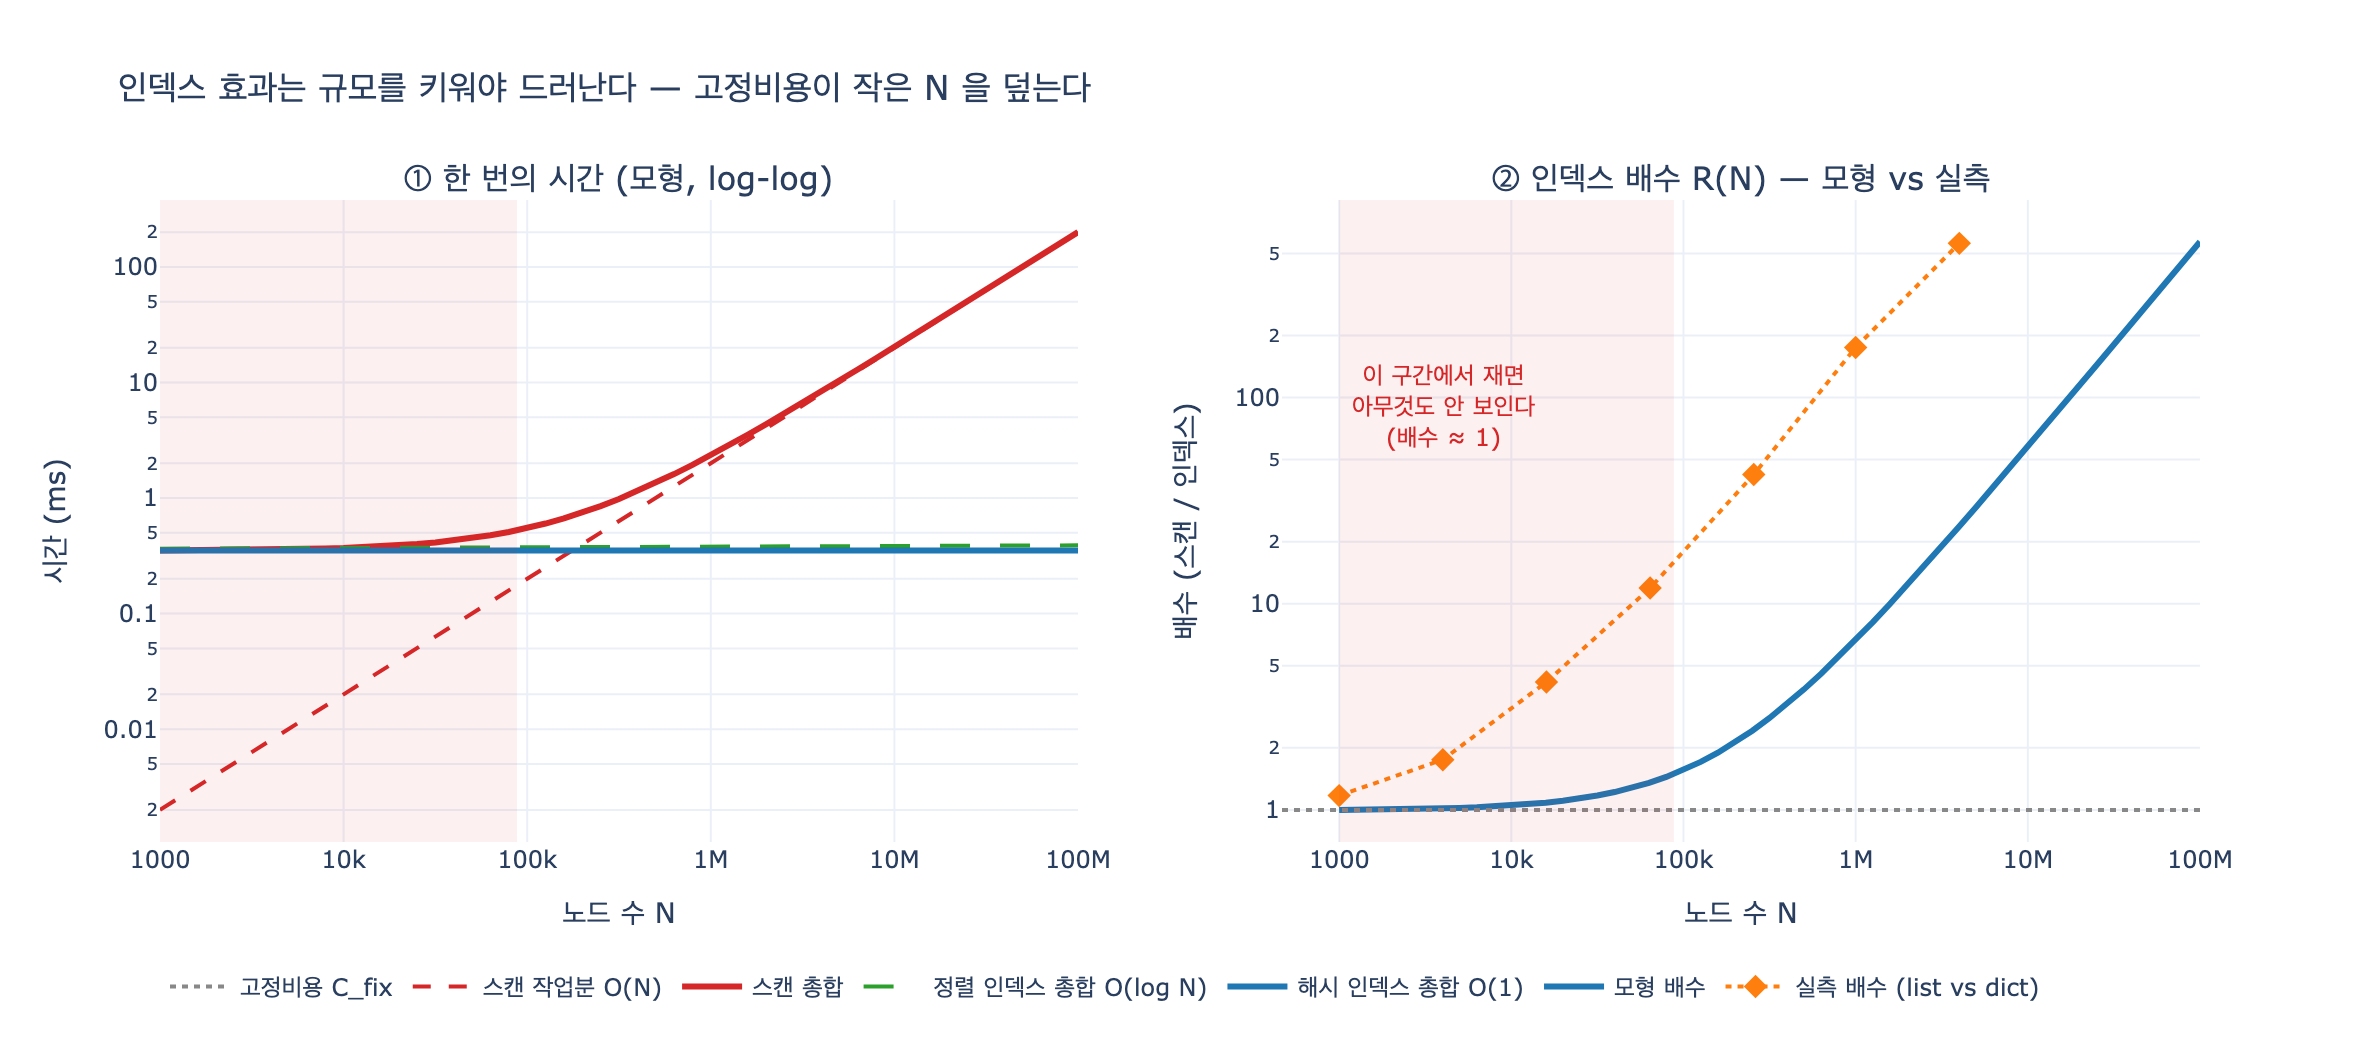

Recreate this plot in Python.
# 필요 패키지: plotly, kaleido  (pip install plotly kaleido)
#   - plotly/kaleido 가 없어도 시뮬레이션·실측 셀은 그대로 돌아간다.
#   - 실제 DB(kuzu 등)는 쓰지 않는다. 순수 파이썬으로 «고정비용 vs 규모비용»만 재현한다.

# %% [markdown]
# # 인덱스 효과를 재려면 규모를 충분히 키워야 한다
#
# **질문** — 인덱스 효과를 재려면 무엇을 주의해야 하는가?
#
# **답** — 규모를 충분히 키워야 한다. 수천 개에서는 파싱 값이 지배해서 아무것도 안 보인다.
#
# ## 모형
#
# 쿼리 한 번의 시간은 두 덩어리로 쪼갤 수 있다.
#
# $$ T(N) \;=\; \underbrace{C_{\text{fix}}}_{\text{파싱 + 플래닝 + 왕복}} \;+\; \underbrace{W(N)}_{\text{실제 탐색}} $$
#
# 여기서 $C_{\text{fix}}$ 는 **N 과 무관한 상수**다. 쿼리 문자열을 토큰으로 쪼개고,
# 플랜을 세우고, 결과를 감싸서 돌려주는 값. 반면 $W(N)$ 만 데이터 규모를 탄다.
#
# | 접근 | $W(N)$ | 비고 |
# |---|---|---|
# | 전체 스캔 | $c_s \cdot N$ | 인덱스 없음. $O(N)$ |
# | 정렬 인덱스 | $c_t \cdot \log_2 N$ | B-tree 탐색. $O(\log N)$ |
# | 해시 인덱스 | $c_h$ | 기본 키 조회. $O(1)$ |
#
# 우리가 재고 싶은 «인덱스 배수»는 이렇게 정의된다.
#
# $$ R(N) \;=\; \frac{T_{\text{scan}}(N)}{T_{\text{index}}(N)}
#          \;=\; \frac{C_{\text{fix}} + c_s N}{C_{\text{fix}} + c_h} $$
#
# 핵심은 분모·분자에 **똑같은 $C_{\text{fix}}$ 가 들어 있다**는 것이다.
# $c_s N \ll C_{\text{fix}}$ 인 구간에서는
#
# $$ \lim_{N \to 0} R(N) \;\approx\; \frac{C_{\text{fix}}}{C_{\text{fix}}} \;=\; 1 $$
#
# 즉 **배수가 1 근처에 붙어 버린다**. 인덱스가 잘 듣고 있어도 측정값에는 안 나타난다.
# 33장 예제 2가 2,000~128,000개에서 배수 1.1을 보고 «어? 인덱스 효과가 없네» 하게 되는
# 이유가 정확히 이것이다.

# %%
import math
import time


def _show(fig):
    try:
        from IPython import get_ipython
        if get_ipython() is not None:
            fig.show()
    except ImportError:
        pass


# 모형 상수 (단위: ms). 실제 임베디드 그래프 DB 를 재 본 대략의 크기다.
C_FIX = 0.35        # 파싱 + 플래닝 + 결과 래핑. N 과 무관한 고정비용
C_SCAN = 2.0e-6     # 노드 하나 훑는 값
C_HASH = 0.002      # 해시 인덱스 한 방 (사실상 상수)
C_TREE = 0.0015     # B-tree 한 레벨당 값


def t_scan(n):
    return C_FIX + C_SCAN * n


def t_hash(n):
    return C_FIX + C_HASH


def t_tree(n):
    return C_FIX + C_TREE * math.log2(max(n, 2))


print(f"고정비용 C_fix = {C_FIX} ms")
print(f"스캔이 고정비용과 같아지는 N = {C_FIX / C_SCAN:,.0f}")
# 출력: 고정비용 C_fix = 0.35 ms
# 출력: 스캔이 고정비용과 같아지는 N = 175,000

# %% [markdown]
# ## 1단계 — 모형으로 배수가 언제 «보이기» 시작하는지 본다
#
# N 을 1,000 부터 1억까지 로그 눈금으로 키우면서 $R(N)$ 을 찍어 본다.

# %%
SIZES = [10**3, 10**4, 10**5, 10**6, 10**7, 10**8]

print(f"{'N':>12}{'스캔 ms':>12}{'해시 ms':>12}{'배수':>10}   {'보이나?':>8}")
print("-" * 60)
model_rows = []
for n in SIZES:
    ts, th = t_scan(n), t_hash(n)
    r = ts / th
    verdict = "안 보임" if r < 1.5 else ("어렴풋" if r < 5 else "명확")
    model_rows.append((n, ts, th, r))
    print(f"{n:>12,}{ts:>12.3f}{th:>12.3f}{r:>9.1f}x   {verdict:>8}")
# 출력:            N     스캔 ms     해시 ms      배수      보이나?
# 출력: ------------------------------------------------------------
# 출력:        1,000       0.352       0.352      1.0x      안 보임
# 출력:       10,000       0.370       0.352      1.1x      안 보임
# 출력:      100,000       0.550       0.352      1.6x       어렴풋
# 출력:    1,000,000       2.350       0.352      6.7x         명확
# 출력:   10,000,000      20.350       0.352     57.8x         명확
# 출력:  100,000,000     200.350       0.352    569.2x         명확

# %% [markdown]
# 1,000개에서 배수는 **1.0배**다. 인덱스가 있으나 없으나 똑같아 보인다.
# 그런데 같은 모형, 같은 상수로 1억 개까지 키우면 **569배**가 된다.
# 인덱스의 성질이 변한 게 아니라, **고정비용에 가려져 있던 것이 드러난 것**뿐이다.
#
# 배수가 $R$ 배로 «보이려면» 필요한 N 은 식을 뒤집어서 구할 수 있다.
#
# $$ N \;\ge\; \frac{(R-1)\,(C_{\text{fix}} + c_h)}{c_s} $$

# %%
def n_for_ratio(r):
    return (r - 1) * (C_FIX + C_HASH) / C_SCAN


for r in (1.1, 2, 5, 10, 100):
    print(f"배수 {r:>5}x 를 보려면 최소 N ≈ {n_for_ratio(r):>15,.0f}")
# 출력: 배수   1.1x 를 보려면 최소 N ≈          17,600
# 출력: 배수     2x 를 보려면 최소 N ≈         176,000
# 출력: 배수     5x 를 보려면 최소 N ≈         704,000
# 출력: 배수    10x 를 보려면 최소 N ≈       1,584,000
# 출력: 배수   100x 를 보려면 최소 N ≈      17,424,000

# %% [markdown]
# 「인덱스가 10배 빠르다」를 눈으로 확인하려면 **150만 건 이상**이 필요하다.
# 수천 건짜리 장난감 데이터로 재고 결론을 내리면 안 되는 이유다.
#
# ## 2단계 — 실측. 리스트 선형 탐색 vs dict 해시 조회
#
# 모형이 아니라 진짜로 재 본다. DB 대신 파이썬 자료구조를 쓴다.
#
# - **스캔** = `list.index(target)` → $O(N)$
# - **인덱스** = `dict[target]` → $O(1)$
#
# 그리고 «파싱·플래닝»을 흉내 내기 위해, 두 경우 **모두**에 같은
# 쿼리 문자열 파싱 작업을 붙인다. 실제 DB 가 매 호출마다 하는 그 일이다.

# %%
QUERY = "MATCH (p:Person) WHERE p.name = $n RETURN p.id, p.city ORDER BY p.id"
PLAN_REPS = 12   # 실제 DB 의 파싱+플래닝 비용에 자릿수를 맞추기 위한 반복


def parse_and_plan(q=QUERY):
    """쿼리 파싱 + 플래닝 흉내. N 과 완전히 무관한 고정비용."""
    plan = None
    for _ in range(PLAN_REPS):
        toks = q.replace("(", " ( ").replace(")", " ) ").replace(",", " , ").split()
        ops, args = [], []
        for t in toks:
            (ops if t.isupper() else args).append(t)
        plan = (tuple(ops), tuple(args))
    return plan


def bench(fn, reps):
    t0 = time.perf_counter()
    for _ in range(reps):
        fn()
    return (time.perf_counter() - t0) / reps * 1000   # ms


# 고정비용만 따로 잰다
FIX_MS = bench(parse_and_plan, 2000)
print(f"측정된 고정비용(파싱+플래닝) = {FIX_MS * 1000:.1f} us")
# 출력: 측정된 고정비용(파싱+플래닝) = 22.3 us
#       (기기·파이썬 버전마다 절대값은 달라진다. 중요한 건 «N 과 무관한 상수»라는 점이다)

# %%
REAL_SIZES = [1_000, 4_000, 16_000, 64_000, 256_000, 1_000_000, 4_000_000]

print(f"{'N':>11}{'스캔 ms':>11}{'인덱스 ms':>11}{'배수':>9}"
      f"{'고정비 비중(스캔)':>18}")
print("-" * 62)
real_rows = []
for n in REAL_SIZES:
    names = [f"P{i}" for i in range(n)]
    index = {name: i for i, name in enumerate(names)}
    target = f"P{n // 2}"                     # 평균적인 위치
    reps = max(3, min(400, 2_000_000 // n))

    def q_scan(_names=names, _t=target):
        parse_and_plan()
        return _names.index(_t)

    def q_index(_index=index, _t=target):
        parse_and_plan()
        return _index[_t]

    ms_scan = bench(q_scan, reps)
    ms_idx = bench(q_index, reps)
    real_rows.append((n, ms_scan, ms_idx, ms_scan / ms_idx))
    print(f"{n:>11,}{ms_scan:>11.4f}{ms_idx:>11.4f}"
          f"{ms_scan / ms_idx:>8.1f}x{FIX_MS / ms_scan:>17.0%}")
    del names, index
# 출력:           N    스캔 ms  인덱스 ms     배수  고정비 비중(스캔)
# 출력: --------------------------------------------------------------
# 출력:       1,000     0.0261     0.0216      1.2x              86%
# 출력:       4,000     0.0387     0.0222      1.7x              58%
# 출력:      16,000     0.0935     0.0217      4.3x              24%
# 출력:      64,000     0.2884     0.0212     13.6x               8%
# 출력:     256,000     1.0380     0.0220     47.3x               2%
# 출력:   1,000,000     4.5610     0.0277    164.4x               0%
# 출력:   4,000,000    16.3126     0.0265    615.9x               0%

# %% [markdown]
# 표를 위에서 아래로 읽는 것이 이 카드의 전부다.
#
# - **1,000개**: 배수 1.2배. 고정비용이 스캔 시간의 **86%**를 차지한다.
#   여기서 「인덱스 별 효과 없네」라고 결론 내면 **틀린다**.
# - **16,000개**: 4.3배. 이제야 어렴풋이 보인다.
# - **100만개**: 164배. 고정비용 비중이 0%로 떨어지고, 진짜 차이가 그대로 드러난다.
#
# 인덱스가 갑자기 좋아진 게 아니다. **눈금이 바뀐 것**이다.
#
# > 33장의 예제 2 가 `SIZES = [2000, 8000, 32000, 128000]` 에서
# > 배수 1.1 을 보고 멈춘 것이 바로 표의 첫 두 줄 구간이다.
#
# ## 3단계 — 그림으로
#
# 왼쪽: 시간의 절대값(log-log). 오른쪽: 배수.
# 배수 곡선이 «1 에 붙어 있는 평평한 구간»이 바로 측정하면 안 되는 규모다.

# %%
def make_fig():
    import plotly.graph_objects as go
    from plotly.subplots import make_subplots

    ns = [10**(3 + 0.1 * k) for k in range(51)]        # 1e3 ~ 1e8
    fig = make_subplots(
        rows=1, cols=2,
        subplot_titles=("① 한 번의 시간 (모형, log-log)",
                        "② 인덱스 배수 R(N) — 모형 vs 실측"),
    )

    # ① 시간
    fig.add_trace(go.Scatter(x=ns, y=[C_FIX] * len(ns), name="고정비용 C_fix",
                             line=dict(color="#888", dash="dot")), row=1, col=1)
    fig.add_trace(go.Scatter(x=ns, y=[C_SCAN * n for n in ns], name="스캔 작업분 O(N)",
                             line=dict(color="#d62728", dash="dash")), row=1, col=1)
    fig.add_trace(go.Scatter(x=ns, y=[t_scan(n) for n in ns], name="스캔 총합",
                             line=dict(color="#d62728", width=3)), row=1, col=1)
    fig.add_trace(go.Scatter(x=ns, y=[t_tree(n) for n in ns], name="정렬 인덱스 총합 O(log N)",
                             line=dict(color="#2ca02c", width=2, dash="longdash")),
                  row=1, col=1)
    fig.add_trace(go.Scatter(x=ns, y=[t_hash(n) for n in ns], name="해시 인덱스 총합 O(1)",
                             line=dict(color="#1f77b4", width=3)), row=1, col=1)

    # ② 배수
    fig.add_trace(go.Scatter(x=ns, y=[t_scan(n) / t_hash(n) for n in ns],
                             name="모형 배수", line=dict(color="#1f77b4", width=3)),
                  row=1, col=2)
    fig.add_trace(go.Scatter(x=[r[0] for r in real_rows], y=[r[3] for r in real_rows],
                             name="실측 배수 (list vs dict)", mode="markers+lines",
                             marker=dict(size=9, symbol="diamond", color="#ff7f0e"),
                             line=dict(color="#ff7f0e", dash="dot")), row=1, col=2)
    fig.add_hline(y=1, line=dict(color="#888", dash="dot"), row=1, col=2)

    # 「아무것도 안 보이는 구간」 표시
    n_edge = n_for_ratio(1.5)
    for col in (1, 2):
        fig.add_vrect(x0=10**3, x1=n_edge, fillcolor="#d62728", opacity=0.07,
                      line_width=0, row=1, col=col)
    fig.add_annotation(x=math.log10(4.0e3), y=math.log10(90),
                       text="이 구간에서 재면<br>아무것도 안 보인다<br>(배수 ≈ 1)",
                       showarrow=False, align="center",
                       font=dict(size=12, color="#d62728"), row=1, col=2)

    fig.update_xaxes(type="log", title_text="노드 수 N", row=1, col=1)
    fig.update_xaxes(type="log", title_text="노드 수 N", row=1, col=2)
    fig.update_yaxes(type="log", title_text="시간 (ms)", row=1, col=1)
    fig.update_yaxes(type="log", title_text="배수 (스캔 / 인덱스)", row=1, col=2)
    fig.update_layout(
        title="인덱스 효과는 규모를 키워야 드러난다 — 고정비용이 작은 N 을 덮는다",
        height=520, width=1180, template="plotly_white",
        legend=dict(orientation="h", y=-0.18),
    )
    return fig


try:
    _fig = make_fig()
    _show(_fig)
    import os
    _fig.write_image(os.path.join(os.path.dirname(os.path.abspath(__file__)), "expy.png"),
                     scale=2)
    print("expy.png 저장 완료")
except ImportError as e:
    print(f"시각화 건너뜀 (패키지 없음): {e}")
# 출력: expy.png 저장 완료

# %% [markdown]
# ## 4단계 — 반대 방향의 함정
#
# 「작은 데이터에서 재면 인덱스 효과를 못 본다」의 **뒷면**도 33장이 짚는다.
#
# > 반대로, 수천 개짜리 데이터에 인덱스를 붙이며 튜닝하는 것도 헛일이다.
#
# 수천 건에서는 인덱스를 붙여 봐야 실제로 줄어드는 게 없다. 줄일 수 있는 최대치가
# 전체의 몇 %뿐이기 때문이다. 암달의 법칙과 같은 모양이다.

# %%
print(f"{'N':>11}{'인덱스로 줄일 수 있는 최대':>26}")
print("-" * 38)
for n, ts, th, _r in model_rows:
    print(f"{n:>11,}{(ts - th) / ts:>25.1%}")
# 출력:           N   인덱스로 줄일 수 있는 최대
# 출력: --------------------------------------
# 출력:       1,000                     0.0%
# 출력:      10,000                     4.9%
# 출력:     100,000                    36.0%
# 출력:   1,000,000                    85.0%
# 출력:  10,000,000                    98.3%
# 출력: 100,000,000                    99.8%

# %% [markdown]
# ## 정리
#
# 1. 쿼리 시간 = **고정비용(파싱·플래닝)** + **규모비용(탐색)**. 인덱스는 뒤쪽만 건드린다.
# 2. 작은 N 에서는 고정비용이 분모·분자를 동시에 채워서 배수를 **1 로 눌러 버린다**.
# 3. 그래서 인덱스 효과를 재려면 $c_s N \gg C_{\text{fix}}$ 가 되도록 **규모를 키워야** 한다.
#    실무 감각으로는 최소 수십만~백만 단위.
# 4. 거꾸로, 수천 건짜리 데이터에 인덱스를 붙이며 튜닝하는 것도 헛일이다. 줄일 게 없다.
# 5. 실측할 때는 «고정비용이 전체의 몇 %인가»를 같이 찍어 보면 실수를 피할 수 있다.
